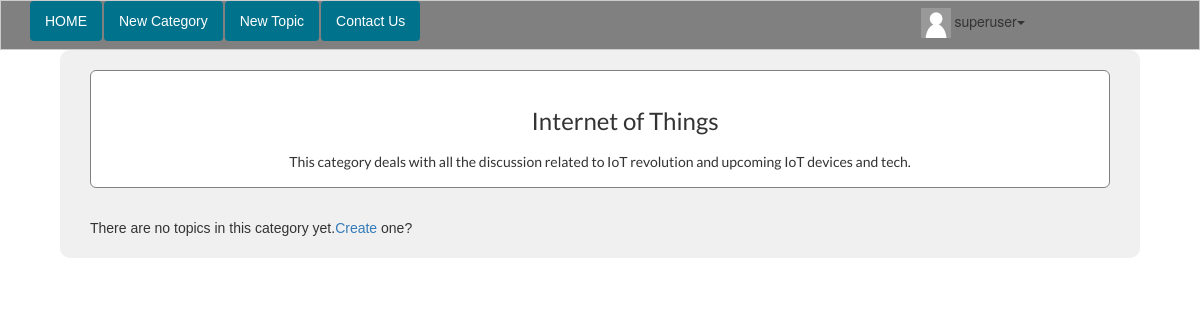
The page /category.php?id=2 (signed in) on the database its author committed.
### tables this page shows
CREATE TABLE IF NOT EXISTS `categories` (
  `id` int(8) NOT NULL AUTO_INCREMENT,
  `name` varchar(255) NOT NULL,
  `description` varchar(255) NOT NULL,
  `last_update` timestamp NOT NULL DEFAULT CURRENT_TIMESTAMP,
  PRIMARY KEY (`id`),
  UNIQUE KEY `cat_name_unique` (`name`)
);

### category.php (the view, shortened to what this page needs)
<?php
include 'header.php';
?>
<?php
$cat_id=  $_GET['id'];
$sql="SELECT categories.id, categories.name, categories.description FROM categories WHERE categories.id=$cat_id";
$result=  mysql_query($sql);
if(!$result)
{
    redirect("error404.php");
}
else
{
    if(mysql_num_rows($result)==0)
    {
        echo addslashes("This category doesn't exist");
    }
    else
    {
        $row=mysql_fetch_assoc($result);
        echo "<div class='jumbotron' id='jumbo-cat' ><h3>".$row['name']."</h3>";
        echo '<h5>'.$row['description'].'</h5></div>';
        $sql="SELECT topics.id,topics.subject,topics.date,topics.cat FROM topics WHERE topics.cat='$cat_id' ORDER BY topics.date desc";
        $result= mysql_query($sql);
        if(!$result)
        {
            echo addslashes("<h3>The topics couldn't be displayed.Try again.</h3>");
        }
        else
        {
              $no_of_topics = mysql_num_rows($result);
              if($no_of_topics == 0)
              {
                  echo 'There are no topics in this category yet.<a href="create_topic.php">Create</a> one?';
              }
        }
    }
}
include 'footer.php';
?>

### css/style.css (style rules this page uses)
body { margin: 0; padding: 0; width: 100%; background: white; text-align: center; }
.jumbotron { background-image: url("/geekportal/img/geekbg.jpg"); background-repeat: no-repeat; background-color: white; background-position: right; text-align: left; font-family: 'lato' ; }
h3 { margin: 3% 50px 2% 10%; padding : 0; }

### rows shown on the page
categories: name "Internet of Things", description "This category deals with all the discussion related to IoT revolution and upcoming IoT devices and tech."

### other values the page prints
$_SESSION['user_name'] "superuser"
